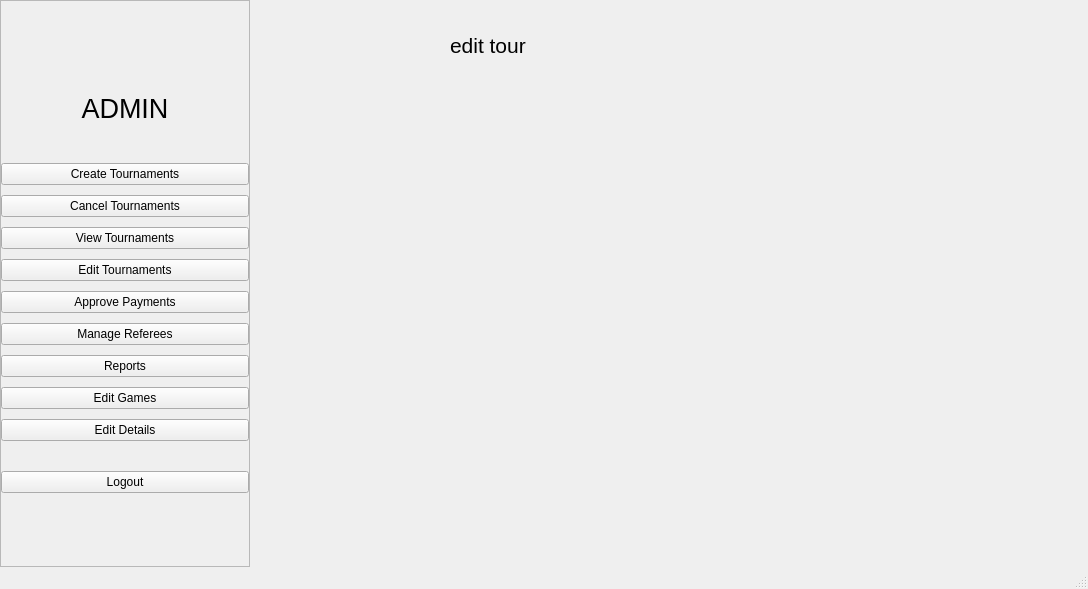
<?xml version="1.0" encoding="UTF-8"?>
<ui version="4.0">
 <class>MainWindow</class>
 <widget class="QMainWindow" name="MainWindow">
  <property name="geometry">
   <rect>
    <x>0</x>
    <y>0</y>
    <width>1088</width>
    <height>589</height>
   </rect>
  </property>
  <property name="windowTitle">
   <string>MainWindow</string>
  </property>
  <property name="styleSheet">
   <string notr="true"/>
  </property>
  <widget class="QWidget" name="centralwidget">
   <layout class="QHBoxLayout" name="horizontalLayout">
    <property name="spacing">
     <number>0</number>
    </property>
    <property name="leftMargin">
     <number>0</number>
    </property>
    <property name="topMargin">
     <number>0</number>
    </property>
    <property name="rightMargin">
     <number>0</number>
    </property>
    <property name="bottomMargin">
     <number>0</number>
    </property>
    <item>
     <widget class="QFrame" name="frame">
      <property name="minimumSize">
       <size>
        <width>250</width>
        <height>0</height>
       </size>
      </property>
      <property name="maximumSize">
       <size>
        <width>1677215</width>
        <height>1677215</height>
       </size>
      </property>
      <property name="frameShape">
       <enum>QFrame::StyledPanel</enum>
      </property>
      <property name="frameShadow">
       <enum>QFrame::Raised</enum>
      </property>
      <layout class="QVBoxLayout" name="verticalLayout">
       <property name="leftMargin">
        <number>0</number>
       </property>
       <property name="topMargin">
        <number>0</number>
       </property>
       <property name="rightMargin">
        <number>0</number>
       </property>
       <property name="bottomMargin">
        <number>0</number>
       </property>
       <item>
        <layout class="QVBoxLayout" name="verticalLayout_6">
         <property name="spacing">
          <number>10</number>
         </property>
         <item>
          <widget class="QLabel" name="label">
           <property name="minimumSize">
            <size>
             <width>0</width>
             <height>60</height>
            </size>
           </property>
           <property name="maximumSize">
            <size>
             <width>16777215</width>
             <height>50</height>
            </size>
           </property>
           <property name="font">
            <font>
             <pointsize>20</pointsize>
            </font>
           </property>
           <property name="text">
            <string>ADMIN</string>
           </property>
           <property name="alignment">
            <set>Qt::AlignCenter</set>
           </property>
          </widget>
         </item>
         <item>
          <spacer name="verticalSpacer">
           <property name="orientation">
            <enum>Qt::Vertical</enum>
           </property>
           <property name="sizeType">
            <enum>QSizePolicy::Fixed</enum>
           </property>
           <property name="sizeHint" stdset="0">
            <size>
             <width>20</width>
             <height>20</height>
            </size>
           </property>
          </spacer>
         </item>
         <item>
          <widget class="QPushButton" name="btn_create_tournament">
           <property name="text">
            <string>Create Tournaments</string>
           </property>
          </widget>
         </item>
         <item>
          <widget class="QPushButton" name="btn_cancel_tournaments">
           <property name="text">
            <string>Cancel Tournaments</string>
           </property>
          </widget>
         </item>
         <item>
          <widget class="QPushButton" name="btn_view_tournaments">
           <property name="text">
            <string>View Tournaments</string>
           </property>
          </widget>
         </item>
         <item>
          <widget class="QPushButton" name="btn_edit_tournaments">
           <property name="text">
            <string>Edit Tournaments</string>
           </property>
          </widget>
         </item>
         <item>
          <widget class="QPushButton" name="btn_approve_payments">
           <property name="text">
            <string>Approve Payments</string>
           </property>
          </widget>
         </item>
         <item>
          <widget class="QPushButton" name="btn_manage_referees">
           <property name="text">
            <string>Manage Referees</string>
           </property>
          </widget>
         </item>
         <item>
          <widget class="QPushButton" name="pushButton_15">
           <property name="text">
            <string>Reports</string>
           </property>
          </widget>
         </item>
         <item>
          <widget class="QPushButton" name="pushButton">
           <property name="text">
            <string>Edit Games</string>
           </property>
          </widget>
         </item>
         <item>
          <widget class="QPushButton" name="btn_edit_details">
           <property name="text">
            <string>Edit Details</string>
           </property>
          </widget>
         </item>
         <item>
          <spacer name="verticalSpacer_2">
           <property name="orientation">
            <enum>Qt::Vertical</enum>
           </property>
           <property name="sizeType">
            <enum>QSizePolicy::Fixed</enum>
           </property>
           <property name="sizeHint" stdset="0">
            <size>
             <width>20</width>
             <height>20</height>
            </size>
           </property>
          </spacer>
         </item>
         <item>
          <widget class="QPushButton" name="btn_logout">
           <property name="text">
            <string>Logout</string>
           </property>
          </widget>
         </item>
        </layout>
       </item>
      </layout>
     </widget>
    </item>
    <item>
     <widget class="QStackedWidget" name="stackedWidget">
      <property name="minimumSize">
       <size>
        <width>0</width>
        <height>0</height>
       </size>
      </property>
      <property name="currentIndex">
       <number>2</number>
      </property>
      <widget class="QWidget" name="page_create_tournament">
       <widget class="QWidget" name="verticalLayoutWidget">
        <property name="geometry">
         <rect>
          <x>-1</x>
          <y>-1</y>
          <width>841</width>
          <height>554</height>
         </rect>
        </property>
        <layout class="QVBoxLayout" name="verticalLayout_3" stretch="0">
         <item>
          <widget class="QFrame" name="frame_2">
           <property name="frameShape">
            <enum>QFrame::StyledPanel</enum>
           </property>
           <property name="frameShadow">
            <enum>QFrame::Raised</enum>
           </property>
           <widget class="QWidget" name="formLayoutWidget">
            <property name="geometry">
             <rect>
              <x>80</x>
              <y>60</y>
              <width>621</width>
              <height>511</height>
             </rect>
            </property>
            <layout class="QFormLayout" name="formLayout_5">
             <property name="verticalSpacing">
              <number>30</number>
             </property>
             <property name="leftMargin">
              <number>30</number>
             </property>
             <property name="topMargin">
              <number>30</number>
             </property>
             <property name="rightMargin">
              <number>30</number>
             </property>
             <property name="bottomMargin">
              <number>30</number>
             </property>
             <item row="0" column="0">
              <widget class="QLabel" name="tourn_name_label">
               <property name="text">
                <string>Tournament Name:</string>
               </property>
               <property name="alignment">
                <set>Qt::AlignCenter</set>
               </property>
               <property name="wordWrap">
                <bool>false</bool>
               </property>
              </widget>
             </item>
             <item row="0" column="1">
              <widget class="QLineEdit" name="tourn_name_input"/>
             </item>
             <item row="1" column="0">
              <widget class="QLabel" name="select_game_label">
               <property name="text">
                <string>Select Game:</string>
               </property>
               <property name="alignment">
                <set>Qt::AlignCenter</set>
               </property>
              </widget>
             </item>
             <item row="1" column="1">
              <widget class="QComboBox" name="select_game_combobox"/>
             </item>
             <item row="2" column="0">
              <widget class="QLabel" name="select_format_label">
               <property name="text">
                <string>Select Format:</string>
               </property>
               <property name="alignment">
                <set>Qt::AlignCenter</set>
               </property>
              </widget>
             </item>
             <item row="2" column="1">
              <widget class="QComboBox" name="select_format_input"/>
             </item>
             <item row="3" column="0">
              <widget class="QLabel" name="select_venue_label">
               <property name="text">
                <string>Select Venue</string>
               </property>
               <property name="alignment">
                <set>Qt::AlignCenter</set>
               </property>
              </widget>
             </item>
             <item row="3" column="1">
              <widget class="QLineEdit" name="select_game_input"/>
             </item>
             <item row="4" column="0">
              <widget class="QLabel" name="select_no_of_player_label">
               <property name="text">
                <string>Select no of Players:</string>
               </property>
               <property name="alignment">
                <set>Qt::AlignCenter</set>
               </property>
              </widget>
             </item>
             <item row="4" column="1">
              <layout class="QHBoxLayout" name="radio_buttons_">
               <item>
                <spacer name="horizontalSpacer">
                 <property name="orientation">
                  <enum>Qt::Horizontal</enum>
                 </property>
                 <property name="sizeType">
                  <enum>QSizePolicy::Fixed</enum>
                 </property>
                 <property name="sizeHint" stdset="0">
                  <size>
                   <width>40</width>
                   <height>20</height>
                  </size>
                 </property>
                </spacer>
               </item>
               <item>
                <widget class="QRadioButton" name="players_no_8">
                 <property name="text">
                  <string>8</string>
                 </property>
                </widget>
               </item>
               <item>
                <widget class="QRadioButton" name="players_no_16">
                 <property name="text">
                  <string>16</string>
                 </property>
                </widget>
               </item>
               <item>
                <widget class="QRadioButton" name="players_no_32">
                 <property name="text">
                  <string>32</string>
                 </property>
                </widget>
               </item>
              </layout>
             </item>
             <item row="5" column="0">
              <widget class="QLabel" name="entry_fee_label">
               <property name="text">
                <string>Entry Fee:</string>
               </property>
               <property name="alignment">
                <set>Qt::AlignCenter</set>
               </property>
              </widget>
             </item>
             <item row="5" column="1">
              <widget class="QLineEdit" name="entry_fee_input"/>
             </item>
             <item row="6" column="0">
              <widget class="QLabel" name="date_start_label">
               <property name="text">
                <string>Enter Start Date:</string>
               </property>
               <property name="alignment">
                <set>Qt::AlignCenter</set>
               </property>
              </widget>
             </item>
             <item row="6" column="1">
              <widget class="QLineEdit" name="date_start_input"/>
             </item>
             <item row="7" column="0">
              <widget class="QLabel" name="date_end_label">
               <property name="text">
                <string>Enter End Date:</string>
               </property>
               <property name="alignment">
                <set>Qt::AlignCenter</set>
               </property>
              </widget>
             </item>
             <item row="7" column="1">
              <widget class="QLineEdit" name="lineEdit_5"/>
             </item>
             <item row="8" column="1">
              <layout class="QHBoxLayout" name="horizontalLayout_2">
               <item>
                <spacer name="horizontalSpacer_2">
                 <property name="orientation">
                  <enum>Qt::Horizontal</enum>
                 </property>
                 <property name="sizeHint" stdset="0">
                  <size>
                   <width>40</width>
                   <height>20</height>
                  </size>
                 </property>
                </spacer>
               </item>
               <item>
                <widget class="QPushButton" name="submit_create_tour_button">
                 <property name="text">
                  <string>Submit</string>
                 </property>
                </widget>
               </item>
              </layout>
             </item>
            </layout>
           </widget>
           <widget class="QLabel" name="create_tournament_label">
            <property name="geometry">
             <rect>
              <x>180</x>
              <y>0</y>
              <width>446</width>
              <height>51</height>
             </rect>
            </property>
            <property name="font">
             <font>
              <pointsize>16</pointsize>
             </font>
            </property>
            <property name="styleSheet">
             <string notr="true"/>
            </property>
            <property name="text">
             <string>CREATE TOURNAMENT</string>
            </property>
            <property name="alignment">
             <set>Qt::AlignCenter</set>
            </property>
           </widget>
          </widget>
         </item>
        </layout>
       </widget>
      </widget>
      <widget class="QWidget" name="page_view_tournaments">
       <widget class="QLabel" name="view_tournnament_label">
        <property name="geometry">
         <rect>
          <x>180</x>
          <y>0</y>
          <width>446</width>
          <height>51</height>
         </rect>
        </property>
        <property name="font">
         <font>
          <pointsize>16</pointsize>
         </font>
        </property>
        <property name="text">
         <string>VIEW TOURNAMENT</string>
        </property>
        <property name="alignment">
         <set>Qt::AlignCenter</set>
        </property>
       </widget>
      </widget>
      <widget class="QWidget" name="page_edit_tournaments">
       <widget class="QLabel" name="edittour">
        <property name="geometry">
         <rect>
          <x>200</x>
          <y>10</y>
          <width>141</width>
          <height>71</height>
         </rect>
        </property>
        <property name="font">
         <font>
          <pointsize>16</pointsize>
         </font>
        </property>
        <property name="text">
         <string>edit tour</string>
        </property>
       </widget>
      </widget>
      <widget class="QWidget" name="page_cancel_tournaments">
       <widget class="QLabel" name="canceltour">
        <property name="geometry">
         <rect>
          <x>150</x>
          <y>50</y>
          <width>141</width>
          <height>71</height>
         </rect>
        </property>
        <property name="font">
         <font>
          <pointsize>16</pointsize>
         </font>
        </property>
        <property name="text">
         <string>Cancel Tourn</string>
        </property>
       </widget>
      </widget>
      <widget class="QWidget" name="page_manage_referees">
       <widget class="QLabel" name="manageref">
        <property name="geometry">
         <rect>
          <x>300</x>
          <y>90</y>
          <width>141</width>
          <height>71</height>
         </rect>
        </property>
        <property name="font">
         <font>
          <pointsize>16</pointsize>
         </font>
        </property>
        <property name="text">
         <string>Mnage ref</string>
        </property>
       </widget>
      </widget>
      <widget class="QWidget" name="page_approve_payments">
       <widget class="QLabel" name="approvepayment">
        <property name="geometry">
         <rect>
          <x>280</x>
          <y>100</y>
          <width>211</width>
          <height>71</height>
         </rect>
        </property>
        <property name="font">
         <font>
          <pointsize>16</pointsize>
         </font>
        </property>
        <property name="text">
         <string>Approve pYMENTS</string>
        </property>
       </widget>
      </widget>
      <widget class="QWidget" name="page_reports">
       <widget class="QLabel" name="reports">
        <property name="geometry">
         <rect>
          <x>260</x>
          <y>130</y>
          <width>141</width>
          <height>71</height>
         </rect>
        </property>
        <property name="font">
         <font>
          <pointsize>16</pointsize>
         </font>
        </property>
        <property name="text">
         <string>report</string>
        </property>
       </widget>
      </widget>
      <widget class="QWidget" name="page_edit_details">
       <widget class="QLabel" name="editdetails">
        <property name="geometry">
         <rect>
          <x>190</x>
          <y>50</y>
          <width>141</width>
          <height>71</height>
         </rect>
        </property>
        <property name="font">
         <font>
          <pointsize>16</pointsize>
         </font>
        </property>
        <property name="text">
         <string>Page edit</string>
        </property>
       </widget>
      </widget>
     </widget>
    </item>
   </layout>
  </widget>
  <widget class="QMenuBar" name="menubar">
   <property name="geometry">
    <rect>
     <x>0</x>
     <y>0</y>
     <width>1088</width>
     <height>21</height>
    </rect>
   </property>
  </widget>
  <widget class="QStatusBar" name="statusbar"/>
 </widget>
 <resources/>
 <connections/>
</ui>
